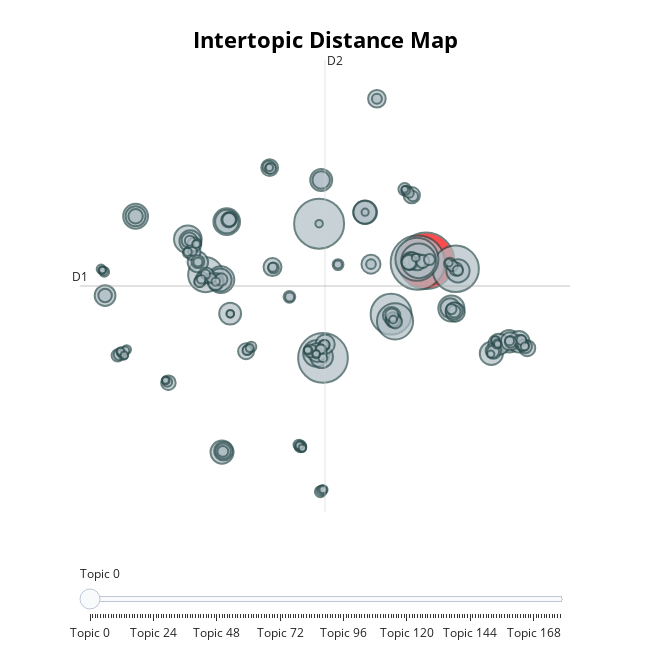

Notebook source saved alongside this figure:
### Code cell
topic_model.visualize_topics()

### Figure 1 — Plotly figure (JSON) as saved in the notebook; plotly's stock layout.template omitted (floating-point values rounded to 4 significant figures; data arrays with more than 128 entries replaced by an {"elided": "..."} marker saying what was removed)
{"data": [{"customdata": {"elided": "179x3 mixed values"}, "hovertemplate": "<b>Topic %{customdata[0]}</b><br>Words: %{customdata[1]}<br>Size: %{customdata[2]}", "legendgroup": "", "marker": {"color": {"elided": "179 str values"}, "line": {"color": "DarkSlateGrey", "width": 2}, "size": {"elided": "179 int values"}, "sizemode": "area", "sizeref": 0.4256, "symbol": "circle"}, "mode": "markers", "name": "", "orientation": "v", "showlegend": false, "type": "scatter", "x": {"elided": "179 float values"}, "xaxis": "x", "y": {"elided": "179 float values"}, "yaxis": "y"}], "layout": {"annotations": [{"showarrow": false, "text": "D1", "x": -11.46, "y": 5.931, "yshift": 10}, {"showarrow": false, "text": "D2", "x": 5.86, "xshift": 10, "y": 24.89}], "height": 650, "hoverlabel": {"bgcolor": "white", "font": {"family": "Rockwell", "size": 16}}, "legend": {"itemsizing": "constant", "tracegroupgap": 0}, "margin": {"t": 60}, "shapes": [{"line": {"color": "#CFD8DC", "width": 2}, "type": "line", "x0": 5.86, "x1": 5.86, "y0": -13.03, "y1": 24.89}, {"line": {"color": "#9E9E9E", "width": 2}, "type": "line", "x0": -11.46, "x1": 23.18, "y0": 5.931, "y1": 5.931}], "sliders": [{"active": 0, "pad": {"t": 50}, "steps": [{"args": [{"marker.color": {"elided": "1x179 str values"}}], "label": "Topic 0", "method": "update"}, {"args": [{"marker.color": {"elided": "1x179 str values"}}], "label": "Topic 1", "method": "update"}, {"args": [{"marker.color": {"elided": "1x179 str values"}}], "label": "Topic 2", "method": "update"}, {"args": [{"marker.color": {"elided": "1x179 str values"}}], "label": "Topic 3", "method": "update"}, {"args": [{"marker.color": {"elided": "1x179 str values"}}], "label": "Topic 4", "method": "update"}, {"args": [{"marker.color": {"elided": "1x179 str values"}}], "label": "Topic 5", "method": "update"}, {"args": [{"marker.color": {"elided": "1x179 str values"}}], "label": "Topic 6", "method": "update"}, {"args": [{"marker.color": {"elided": "1x179 str values"}}], "label": "Topic 7", "method": "update"}, {"args": [{"marker.color": {"elided": "1x179 str values"}}], "label": "Topic 8", "method": "update"}, {"args": [{"marker.color": {"elided": "1x179 str values"}}], "label": "Topic 9", "method": "update"}, {"args": [{"marker.color": {"elided": "1x179 str values"}}], "label": "Topic 10", "method": "update"}, {"args": [{"marker.color": {"elided": "1x179 str values"}}], "label": "Topic 11", "method": "update"}, {"args": [{"marker.color": {"elided": "1x179 str values"}}], "label": "Topic 12", "method": "update"}, {"args": [{"marker.color": {"elided": "1x179 str values"}}], "label": "Topic 13", "method": "update"}, {"args": [{"marker.color": {"elided": "1x179 str values"}}], "label": "Topic 14", "method": "update"}, {"args": [{"marker.color": {"elided": "1x179 str values"}}], "label": "Topic 15", "method": "update"}, {"args": [{"marker.color": {"elided": "1x179 str values"}}], "label": "Topic 16", "method": "update"}, {"args": [{"marker.color": {"elided": "1x179 str values"}}], "label": "Topic 17", "method": "update"}, {"args": [{"marker.color": {"elided": "1x179 str values"}}], "label": "Topic 18", "method": "update"}, {"args": [{"marker.color": {"elided": "1x179 str values"}}], "label": "Topic 19", "method": "update"}, {"args": [{"marker.color": {"elided": "1x179 str values"}}], "label": "Topic 20", "method": "update"}, {"args": [{"marker.color": {"elided": "1x179 str values"}}], "label": "Topic 21", "method": "update"}, {"args": [{"marker.color": {"elided": "1x179 str values"}}], "label": "Topic 22", "method": "update"}, {"args": [{"marker.color": {"elided": "1x179 str values"}}], "label": "Topic 23", "method": "update"}, {"args": [{"marker.color": {"elided": "1x179 str values"}}], "label": "Topic 24", "method": "update"}, {"args": [{"marker.color": {"elided": "1x179 str values"}}], "label": "Topic 25", "method": "update"}, {"args": [{"marker.color": {"elided": "1x179 str values"}}], "label": "Topic 26", "method": "update"}, {"args": [{"marker.color": {"elided": "1x179 str values"}}], "label": "Topic 27", "method": "update"}, {"args": [{"marker.color": {"elided": "1x179 str values"}}], "label": "Topic 28", "method": "update"}, {"args": [{"marker.color": {"elided": "1x179 str values"}}], "label": "Topic 29", "method": "update"}, {"args": [{"marker.color": {"elided": "1x179 str values"}}], "label": "Topic 30", "method": "update"}, {"args": [{"marker.color": {"elided": "1x179 str values"}}], "label": "Topic 31", "method": "update"}, {"args": [{"marker.color": {"elided": "1x179 str values"}}], "label": "Topic 32", "method": "update"}, {"args": [{"marker.color": {"elided": "1x179 str values"}}], "label": "Topic 33", "method": "update"}, {"args": [{"marker.color": {"elided": "1x179 str values"}}], "label": "Topic 34", "method": "update"}, {"args": [{"marker.color": {"elided": "1x179 str values"}}], "label": "Topic 35", "method": "update"}, {"args": [{"marker.color": {"elided": "1x179 str values"}}], "label": "Topic 36", "method": "update"}, {"args": [{"marker.color": {"elided": "1x179 str values"}}], "label": "Topic 37", "method": "update"}, {"args": [{"marker.color": {"elided": "1x179 str values"}}], "label": "Topic 38", "method": "update"}, {"args": [{"marker.color": {"elided": "1x179 str values"}}], "label": "Topic 39", "method": "update"}, {"args": [{"marker.color": {"elided": "1x179 str values"}}], "label": "Topic 40", "method": "update"}, {"args": [{"marker.color": {"elided": "1x179 str values"}}], "label": "Topic 41", "method": "update"}, {"args": [{"marker.color": {"elided": "1x179 str values"}}], "label": "Topic 42", "method": "update"}, {"args": [{"marker.color": {"elided": "1x179 str values"}}], "label": "Topic 43", "method": "update"}, {"args": [{"marker.color": {"elided": "1x179 str values"}}], "label": "Topic 44", "method": "update"}, {"args": [{"marker.color": {"elided": "1x179 str values"}}], "label": "Topic 45", "method": "update"}, {"args": [{"marker.color": {"elided": "1x179 str values"}}], "label": "Topic 46", "method": "update"}, {"args": [{"marker.color": {"elided": "1x179 str values"}}], "label": "Topic 47", "method": "update"}, {"args": [{"marker.color": {"elided": "1x179 str values"}}], "label": "Topic 48", "method": "update"}, {"args": [{"marker.color": {"elided": "1x179 str values"}}], "label": "Topic 49", "method": "update"}, {"args": [{"marker.color": {"elided": "1x179 str values"}}], "label": "Topic 50", "method": "update"}, {"args": [{"marker.color": {"elided": "1x179 str values"}}], "label": "Topic 51", "method": "update"}, {"args": [{"marker.color": {"elided": "1x179 str values"}}], "label": "Topic 52", "method": "update"}, {"args": [{"marker.color": {"elided": "1x179 str values"}}], "label": "Topic 53", "method": "update"}, {"args": [{"marker.color": {"elided": "1x179 str values"}}], "label": "Topic 54", "method": "update"}, {"args": [{"marker.color": {"elided": "1x179 str values"}}], "label": "Topic 55", "method": "update"}, {"args": [{"marker.color": {"elided": "1x179 str values"}}], "label": "Topic 56", "method": "update"}, {"args": [{"marker.color": {"elided": "1x179 str values"}}], "label": "Topic 57", "method": "update"}, {"args": [{"marker.color": {"elided": "1x179 str values"}}], "label": "Topic 58", "method": "update"}, {"args": [{"marker.color": {"elided": "1x179 str values"}}], "label": "Topic 59", "method": "update"}, {"args": [{"marker.color": {"elided": "1x179 str values"}}], "label": "Topic 60", "method": "update"}, {"args": [{"marker.color": {"elided": "1x179 str values"}}], "label": "Topic 61", "method": "update"}, {"args": [{"marker.color": {"elided": "1x179 str values"}}], "label": "Topic 62", "method": "update"}, {"args": [{"marker.color": {"elided": "1x179 str values"}}], "label": "Topic 63", "method": "update"}, {"args": [{"marker.color": {"elided": "1x179 str values"}}], "label": "Topic 64", "method": "update"}, {"args": [{"marker.color": {"elided": "1x179 str values"}}], "label": "Topic 65", "method": "update"}, {"args": [{"marker.color": {"elided": "1x179 str values"}}], "label": "Topic 66", "method": "update"}, {"args": [{"marker.color": {"elided": "1x179 str values"}}], "label": "Topic 67", "method": "update"}, {"args": [{"marker.color": {"elided": "1x179 str values"}}], "label": "Topic 68", "method": "update"}, {"args": [{"marker.color": {"elided": "1x179 str values"}}], "label": "Topic 69", "method": "update"}, {"args": [{"marker.color": {"elided": "1x179 str values"}}], "label": "Topic 70", "method": "update"}, {"args": [{"marker.color": {"elided": "1x179 str values"}}], "label": "Topic 71", "method": "update"}, {"args": [{"marker.color": {"elided": "1x179 str values"}}], "label": "Topic 72", "method": "update"}, {"args": [{"marker.color": {"elided": "1x179 str values"}}], "label": "Topic 73", "method": "update"}, {"args": [{"marker.color": {"elided": "1x179 str values"}}], "label": "Topic 74", "method": "update"}, {"args": [{"marker.color": {"elided": "1x179 str values"}}], "label": "Topic 75", "method": "update"}, {"args": [{"marker.color": {"elided": "1x179 str values"}}], "label": "Topic 76", "method": "update"}, {"args": [{"marker.color": {"elided": "1x179 str values"}}], "label": "Topic 77", "method": "update"}, {"args": [{"marker.color": {"elided": "1x179 str values"}}], "label": "Topic 78", "method": "update"}, {"args": [{"marker.color": {"elided": "1x179 str values"}}], "label": "Topic 79", "method": "update"}, {"args": [{"marker.color": {"elided": "1x179 str values"}}], "label": "Topic 80", "method": "update"}, {"args": [{"marker.color": {"elided": "1x179 str values"}}], "label": "Topic 81", "method": "update"}, {"args": [{"marker.color": {"elided": "1x179 str values"}}], "label": "Topic 82", "method": "update"}, {"args": [{"marker.color": {"elided": "1x179 str values"}}], "label": "Topic 83", "method": "update"}, {"args": [{"marker.color": {"elided": "1x179 str values"}}], "label": "Topic 84", "method": "update"}, {"args": [{"marker.color": {"elided": "1x179 str values"}}], "label": "Topic 85", "method": "update"}, {"args": [{"marker.color": {"elided": "1x179 str values"}}], "label": "Topic 86", "method": "update"}, {"args": [{"marker.color": {"elided": "1x179 str values"}}], "label": "Topic 87", "method": "update"}, {"args": [{"marker.color": {"elided": "1x179 str values"}}], "label": "Topic 88", "method": "update"}, {"args": [{"marker.color": {"elided": "1x179 str values"}}], "label": "Topic 89", "method": "update"}, {"args": [{"marker.color": {"elided": "1x179 str values"}}], "label": "Topic 90", "method": "update"}, {"args": [{"marker.color": {"elided": "1x179 str values"}}], "label": "Topic 91", "method": "update"}, {"args": [{"marker.color": {"elided": "1x179 str values"}}], "label": "Topic 92", "method": "update"}, {"args": [{"marker.color": {"elided": "1x179 str values"}}], "label": "Topic 93", "method": "update"}, {"args": [{"marker.color": {"elided": "1x179 str values"}}], "label": "Topic 94", "method": "update"}, {"args": [{"marker.color": {"elided": "1x179 str values"}}], "label": "Topic 95", "method": "update"}, {"args": [{"marker.color": {"elided": "1x179 str values"}}], "label": "Topic 96", "method": "update"}, {"args": [{"marker.color": {"elided": "1x179 str values"}}], "label": "Topic 97", "method": "update"}, {"args": [{"marker.color": {"elided": "1x179 str values"}}], "label": "Topic 98", "method": "update"}, {"args": [{"marker.color": {"elided": "1x179 str values"}}], "label": "Topic 99", "method": "update"}, {"args": [{"marker.color": {"elided": "1x179 str values"}}], "label": "Topic 100", "method": "update"}, {"args": [{"marker.color": {"elided": "1x179 str values"}}], "label": "Topic 101", "method": "update"}, {"args": [{"marker.color": {"elided": "1x179 str values"}}], "label": "Topic 102", "method": "update"}, {"args": [{"marker.color": {"elided": "1x179 str values"}}], "label": "Topic 103", "method": "update"}, {"args": [{"marker.color": {"elided": "1x179 str values"}}], "label": "Topic 104", "method": "update"}, {"args": [{"marker.color": {"elided": "1x179 str values"}}], "label": "Topic 105", "method": "update"}, {"args": [{"marker.color": {"elided": "1x179 str values"}}], "label": "Topic 106", "method": "update"}, {"args": [{"marker.color": {"elided": "1x179 str values"}}], "label": "Topic 107", "method": "update"}, {"args": [{"marker.color": {"elided": "1x179 str values"}}], "label": "Topic 108", "method": "update"}, {"args": [{"marker.color": {"elided": "1x179 str values"}}], "label": "Topic 109", "method": "update"}, {"args": [{"marker.color": {"elided": "1x179 str values"}}], "label": "Topic 110", "method": "update"}, {"args": [{"marker.color": {"elided": "1x179 str values"}}], "label": "Topic 111", "method": "update"}, {"args": [{"marker.color": {"elided": "1x179 str values"}}], "label": "Topic 112", "method": "update"}, {"args": [{"marker.color": {"elided": "1x179 str values"}}], "label": "Topic 113", "method": "update"}, {"args": [{"marker.color": {"elided": "1x179 str values"}}], "label": "Topic 114", "method": "update"}, {"args": [{"marker.color": {"elided": "1x179 str values"}}], "label": "Topic 115", "method": "update"}, {"args": [{"marker.color": {"elided": "1x179 str values"}}], "label": "Topic 116", "method": "update"}, {"args": [{"marker.color": {"elided": "1x179 str values"}}], "label": "Topic 117", "method": "update"}, {"args": [{"marker.color": {"elided": "1x179 str values"}}], "label": "Topic 118", "method": "update"}, {"args": [{"marker.color": {"elided": "1x179 str values"}}], "label": "Topic 119", "method": "update"}, {"args": [{"marker.color": {"elided": "1x179 str values"}}], "label": "Topic 120", "method": "update"}, {"args": [{"marker.color": {"elided": "1x179 str values"}}], "label": "Topic 121", "method": "update"}, {"args": [{"marker.color": {"elided": "1x179 str values"}}], "label": "Topic 122", "method": "update"}, {"args": [{"marker.color": {"elided": "1x179 str values"}}], "label": "Topic 123", "method": "update"}, {"args": [{"marker.color": {"elided": "1x179 str values"}}], "label": "Topic 124", "method": "update"}, {"args": [{"marker.color": {"elided": "1x179 str values"}}], "label": "Topic 125", "method": "update"}, {"args": [{"marker.color": {"elided": "1x179 str values"}}], "label": "Topic 126", "method": "update"}, {"args": [{"marker.color": {"elided": "1x179 str values"}}], "label": "Topic 127", "method": "update"}, {"args": [{"marker.color": {"elided": "1x179 str values"}}], "label": "Topic 128", "method": "update"}, {"args": [{"marker.color": {"elided": "1x179 str values"}}], "label": "Topic 129", "method": "update"}, {"args": [{"marker.color": {"elided": "1x179 str values"}}], "label": "Topic 130", "method": "update"}, {"args": [{"marker.color": {"elided": "1x179 str values"}}], "label": "Topic 131", "method": "update"}, {"args": [{"marker.color": {"elided": "1x179 str values"}}], "label": "Topic 132", "method": "update"}, {"args": [{"marker.color": {"elided": "1x179 str values"}}], "label": "Topic 133", "method": "update"}, {"args": [{"marker.color": {"elided": "1x179 str values"}}], "label": "Topic 134", "method": "update"}, {"args": [{"marker.color": {"elided": "1x179 str values"}}], "label": "Topic 135", "method": "update"}, {"args": [{"marker.color": {"elided": "1x179 str values"}}], "label": "Topic 136", "method": "update"}, {"args": [{"marker.color": {"elided": "1x179 str values"}}], "label": "Topic 137", "method": "update"}, {"args": [{"marker.color": {"elided": "1x179 str values"}}], "label": "Topic 138", "method": "update"}, {"args": [{"marker.color": {"elided": "1x179 str values"}}], "label": "Topic 139", "method": "update"}, {"args": [{"marker.color": {"elided": "1x179 str values"}}], "label": "Topic 140", "method": "update"}, {"args": [{"marker.color": {"elided": "1x179 str values"}}], "label": "Topic 141", "method": "update"}, {"args": [{"marker.color": {"elided": "1x179 str values"}}], "label": "Topic 142", "method": "update"}, {"args": [{"marker.color": {"elided": "1x179 str values"}}], "label": "Topic 143", "method": "update"}, {"args": [{"marker.color": {"elided": "1x179 str values"}}], "label": "Topic 144", "method": "update"}, {"args": [{"marker.color": {"elided": "1x179 str values"}}], "label": "Topic 145", "method": "update"}, {"args": [{"marker.color": {"elided": "1x179 str values"}}], "label": "Topic 146", "method": "update"}, {"args": [{"marker.color": {"elided": "1x179 str values"}}], "label": "Topic 147", "method": "update"}, {"args": [{"marker.color": {"elided": "1x179 str values"}}], "label": "Topic 148", "method": "update"}, {"args": [{"marker.color": {"elided": "1x179 str values"}}], "label": "Topic 149", "method": "update"}, {"args": [{"marker.color": {"elided": "1x179 str values"}}], "label": "Topic 150", "method": "update"}, {"args": [{"marker.color": {"elided": "1x179 str values"}}], "label": "Topic 151", "method": "update"}, {"args": [{"marker.color": {"elided": "1x179 str values"}}], "label": "Topic 152", "method": "update"}, {"args": [{"marker.color": {"elided": "1x179 str values"}}], "label": "Topic 153", "method": "update"}, {"args": [{"marker.color": {"elided": "1x179 str values"}}], "label": "Topic 154", "method": "update"}, {"args": [{"marker.color": {"elided": "1x179 str values"}}], "label": "Topic 155", "method": "update"}, {"args": [{"marker.color": {"elided": "1x179 str values"}}], "label": "Topic 156", "method": "update"}, {"args": [{"marker.color": {"elided": "1x179 str values"}}], "label": "Topic 157", "method": "update"}, {"args": [{"marker.color": {"elided": "1x179 str values"}}], "label": "Topic 158", "method": "update"}, {"args": [{"marker.color": {"elided": "1x179 str values"}}], "label": "Topic 159", "method": "update"}, {"args": [{"marker.color": {"elided": "1x179 str values"}}], "label": "Topic 160", "method": "update"}, {"args": [{"marker.color": {"elided": "1x179 str values"}}], "label": "Topic 161", "method": "update"}, {"args": [{"marker.color": {"elided": "1x179 str values"}}], "label": "Topic 162", "method": "update"}, {"args": [{"marker.color": {"elided": "1x179 str values"}}], "label": "Topic 163", "method": "update"}, {"args": [{"marker.color": {"elided": "1x179 str values"}}], "label": "Topic 164", "method": "update"}, {"args": [{"marker.color": {"elided": "1x179 str values"}}], "label": "Topic 165", "method": "update"}, {"args": [{"marker.color": {"elided": "1x179 str values"}}], "label": "Topic 166", "method": "update"}, {"args": [{"marker.color": {"elided": "1x179 str values"}}], "label": "Topic 167", "method": "update"}, {"args": [{"marker.color": {"elided": "1x179 str values"}}], "label": "Topic 168", "method": "update"}, {"args": [{"marker.color": {"elided": "1x179 str values"}}], "label": "Topic 169", "method": "update"}, {"args": [{"marker.color": {"elided": "1x179 str values"}}], "label": "Topic 170", "method": "update"}, {"args": [{"marker.color": {"elided": "1x179 str values"}}], "label": "Topic 171", "method": "update"}, {"args": [{"marker.color": {"elided": "1x179 str values"}}], "label": "Topic 172", "method": "update"}, {"args": [{"marker.color": {"elided": "1x179 str values"}}], "label": "Topic 173", "method": "update"}, {"args": [{"marker.color": {"elided": "1x179 str values"}}], "label": "Topic 174", "method": "update"}, {"args": [{"marker.color": {"elided": "1x179 str values"}}], "label": "Topic 175", "method": "update"}, {"args": [{"marker.color": {"elided": "1x179 str values"}}], "label": "Topic 176", "method": "update"}, {"args": [{"marker.color": {"elided": "1x179 str values"}}], "label": "Topic 177", "method": "update"}, {"args": [{"marker.color": {"elided": "1x179 str values"}}], "label": "Topic 178", "method": "update"}]}], "title": {"font": {"color": "Black", "size": 22}, "text": "<b>Intertopic Distance Map", "x": 0.5, "xanchor": "center", "y": 0.95, "yanchor": "top"}, "width": 650, "xaxis": {"anchor": "y", "domain": [0, 1], "range": [-11.46, 23.18], "title": {"text": ""}, "type": "linear", "visible": false}, "yaxis": {"anchor": "x", "domain": [0, 1], "range": [-13.03, 24.89], "title": {"text": ""}, "type": "linear", "visible": false}}}
